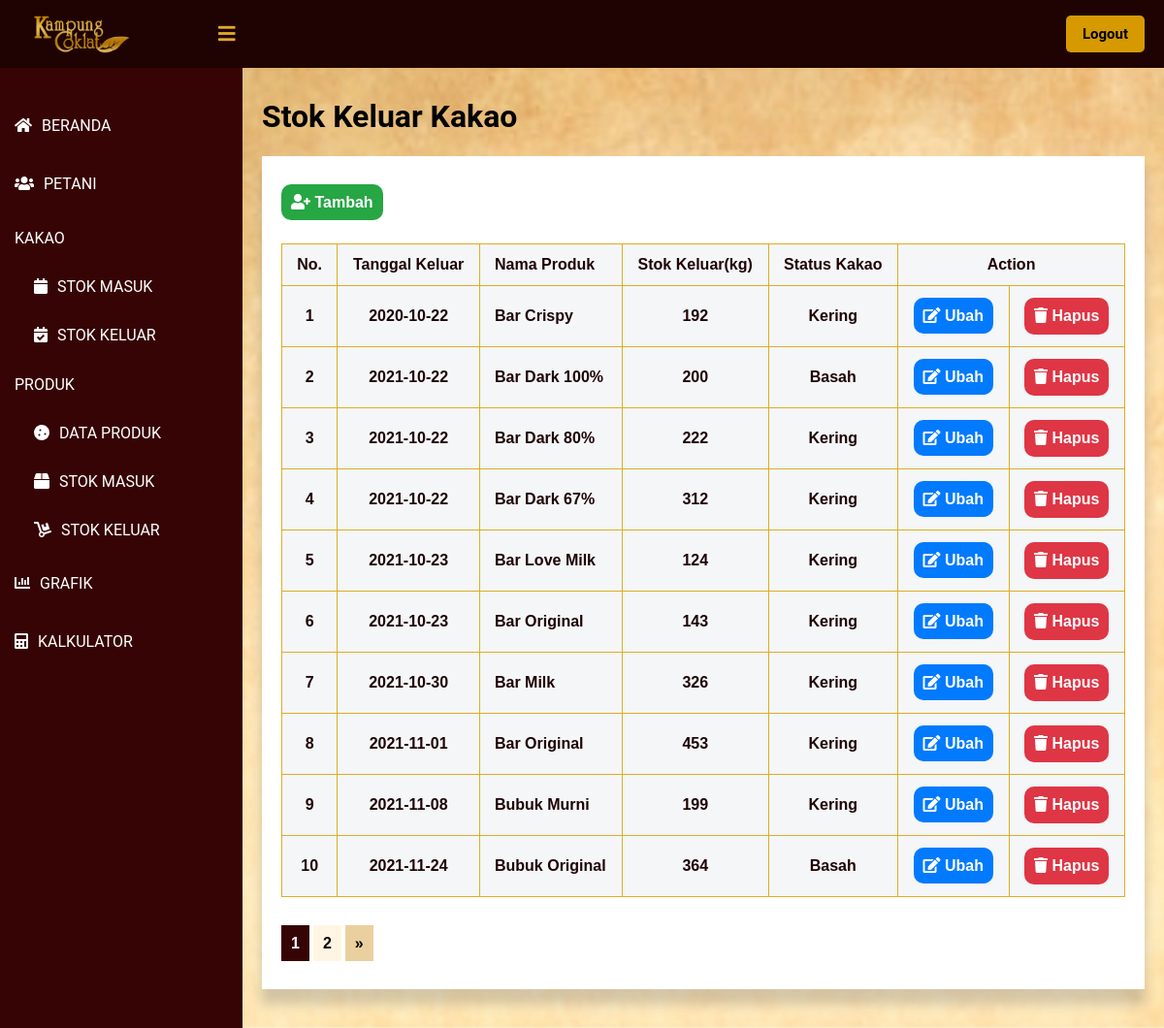
The app's page /public/lihat_SKK/1 (signed in) with its own data.
### tables this page shows
CREATE TABLE `stok_keluar_kakao` (
  `id_keluar_kakao` int(11) NOT NULL,
  `tanggal_keluar` timestamp NOT NULL DEFAULT current_timestamp(),
  `nama_produk` int(11) NOT NULL,
  `stok_keluar` int(11) NOT NULL,
  `status_kakao` int(11) NOT NULL
);

CREATE TABLE `produk` (
  `id_produk` int(11) NOT NULL,
  `nama_produk` varchar(30) NOT NULL,
  `berat_bersih` int(11) NOT NULL,
  `harga` int(11) NOT NULL,
  `produksi_kakao_kering` int(11) NOT NULL,
  `produksi_kakao_basah` int(11) NOT NULL
);

CREATE TABLE `kategori` (
  `id` int(11) NOT NULL,
  `nama_kategori` varchar(60) NOT NULL,
  `grup` varchar(60) NOT NULL
);

### app/core/Controller.php (called while the page is built, shortened)
<?php
class Controller {
    public function view($view, $data = [])
    {
        require_once   '../app/views/'.$view.'.php';
    }
}
?>

### app/controllers/Lihat_SKK.php (called while the page is built, shortened)
<?php
class Lihat_SKK extends Controller {
    public function index($page)
    {
        $id_user = $_SESSION['id'];
        $user = $this->model('User_model')->getUserById($id_user);
        $data['keluar_kakao'] = $this->model('SKK_model')->getList($page);
        $data['nama'] = $user['nama'];
        $this->view('lihat_SKK/index', $data);
    }
}
?>

### app/core/App.php (called while the page is built, shortened)
<?php
class App {
    protected $method = 'index';
    protected $params = [];
    public function __construct()
    {
        $url = $this->parseURL();
        if ( file_exists('../app/controllers/' . $url[0] . '.php') ) {
            unset($url[0]);
        }
        $this->controller = new $this->controller;
        if ( !empty($url) ) {
            $this->params = array_values($url);
        }
        call_user_func_array([$this->controller, $this->method], $this->params);
    }
    public function parseURL()
    {
        if ( isset($_GET['url']) ) {
            $url = rtrim($_GET['url'], '/');
            $url = filter_var($url, FILTER_SANITIZE_URL);
            $url = explode("/", $url);
            return $url;
        }
    }
}

### public/index.php (called while the page is built, shortened)
<?php
$app = new App;

### app/core/Database.php (called while the page is built, shortened)
<?php
class Database {
    private $host = DB_HOST;
    private $db_name = DB_NAME;
    private $dbh;
    private $stmt;
    public function __construct()
    {
        $dsn = 'mysql:host=' . $this->host . ';dbname=' . $this->db_name;
        try {
            $this->dbh = new PDO($dsn, 'root', '');
        } catch(PDOException $e) {
            die($e->getMessage());
        }
    }
    public function query($query)
    {
        $this->stmt = $this->dbh->prepare($query);
    }
    public function bind($param, $value, $type=null)
    {
        if ( is_null($type) ) {
            switch( true ) {
                default :
                    $type = PDO::PARAM_STR;
            }
        }
        $this->stmt->bindValue($param, $value, $type);
    }
    public function execute()
    {
        $this->stmt->execute();
    }
    public function resultSet()
    {
        $this->execute();
        return $this->stmt->fetchAll(PDO::FETCH_ASSOC);
    }
}

### app/models/SKK_model.php (called while the page is built, shortened)
<?php
class SKK_model {
    private $table = 'stok_keluar_kakao';
    private $db;
    public function __construct()
    {
        $this->db = new Database;
    }
    public function getList($page)
    {
        $data = [];
        $jumlahDataSetiapPage = 10;
        $this -> db -> query("SELECT stok_keluar_kakao.*, status_kakao.nama_kategori AS status_kakao, produk.nama_produk, DATE_FORMAT(tanggal_keluar, '%Y-%m-%d') AS tanggal_keluar FROM `" . $this->table . "` LEFT JOIN produk ON produk.id_produk = stok_keluar_kakao.nama_produk JOIN kategori AS status_kakao ON status_kakao.id = stok_keluar_kakao.status_kakao");
        $jumlahData = $this -> db -> resultSet();
        $jumlahData = count($jumlahData);
        $jumlahPage = ceil($jumlahData / $jumlahDataSetiapPage);
        $halamanSaatIni = ( isset($page) ) ? $page : 1;
        $dataPertama = ($jumlahDataSetiapPage * $halamanSaatIni) - $jumlahDataSetiapPage;
        $this -> db -> query("SELECT stok_keluar_kakao.*, status_kakao.nama_kategori AS status_kakao, produk.nama_produk, DATE_FORMAT(tanggal_keluar, '%Y-%m-%d') AS tanggal_keluar FROM `" . $this->table . "` LEFT JOIN produk ON produk.id_produk = stok_keluar_kakao.nama_produk JOIN kategori AS status_kakao ON status_kakao.id = stok_keluar_kakao.status_kakao LIMIT $dataPertama, $jumlahDataSetiapPage");
        $daftarData = $this -> db -> resultSet();
        $data['list_data'] = $daftarData;
        $data['halaman_saat_ini'] = $halamanSaatIni;
        $data['jumlah_halaman'] = $jumlahPage;
        return $data;
    }
}

### app/views/lihat_SKK/index.php (the view, shortened to what this page needs)
<!DOCTYPE html>
<html lang=”en”>
<head>
	<link href="<?= BASEURL ?>/css/melihat_petani.css" rel="stylesheet" type="text/css">
    <link rel="stylesheet" href="https://cdnjs.cloudflare.com/ajax/libs/font-awesome/5.12.1/css/all.min.css">
</head>
<body>
    <header>
        <label for="check">
            <i class="fas fa-bars" id="sidebar_btn"></i>
        </label>
        <div class="left_area">
            <img src="http://localhost/KampungCoklat/public/img/Logo-Daun.png">
        </div>
        <div class="right_area">
            <a href="<?= BASEURL ?>/logout" style="color: #000; margin-left: 10px;" class="logout_btn">Logout</a>
        </div>
    </header>
    <div class="sidebar">
        <a class="menu" href="<?= BASEURL ?>/beranda"><i class="fas fa-home"></i><span>BERANDA</span></a>
        <a class="menu" href="<?= BASEURL ?>/lihat_petani/1"><i class="fas fa-users"></i><span>PETANI</span></a>
        <p class="menu2">KAKAO</p>
        <a class="sub_menu" href="<?= BASEURL ?>/lihat_stok/1"><i class="fas fa-calendar"></i><span>STOK MASUK</span></a>
        <a class="sub_menu" href="<?= BASEURL ?>/lihat_SKK/1"><i class="fas fa-calendar-check"></i><span>STOK KELUAR</span></a>
        <p class="menu2">PRODUK</p>
        <a class="sub_menu" href="<?= BASEURL ?>/lihat_produk/1"><i class="fas fa-cookie"></i><span>DATA PRODUK</span></a>
        <a class="sub_menu" href="<?= BASEURL ?>/lihat_SMP/1"><i class="fas fa-box"></i><span>STOK MASUK</span></a>
        <a class="sub_menu" href="<?= BASEURL ?>/lihat_SKP/1"><i class="fas fa-dolly"></i><span>STOK KELUAR</span></a>
        <a class="menu" href="<?= BASEURL ?>/grafik/2021"><i class="fas fa-chart-bar"></i><span>GRAFIK</span></a>
        <a class="menu" href="<?= BASEURL ?>/kalkulator"><i class="fas fa-calculator"></i><span>KALKULATOR</span></a>
    </div>
    <div class="content">
        <div class="card">
            <h1>Stok Keluar Kakao</h1>
        </div>
        <div class="card_table">
            <div>
                <div class="card_table1">
                    <br><br>
                    <a href="<?= BASEURL ?>/tambah_SKK" class="tambah"><i class="fas fa-user-plus"></i><span> Tambah</span></a>
                </div>
                </div>
                <div class="card_table2">
                    <table class="tabelMahasiswa" width="60%">
                        <tr>
                            <th style="text-align: center;">No.</th>
                            <th style="text-align: center;">Tanggal Keluar</th>
                            <th>Nama Produk</th>
                            <th style="text-align: center;">Stok Keluar(kg)</th>
                            <th style="text-align: center;">Status Kakao</th>
                            <th colspan="2" style="text-align: center;">Action</th>
                        </tr>
                        <?php foreach ($data['keluar_kakao']['list_data'] as $key => $value) { ?>
                        <tr>
                            <th style="text-align: center;"><?= ($key + 1) ?></th>
                            <th style="text-align: center;"><?= $value['tanggal_keluar'] ?></th>
                            <th><?= $value['nama_produk'] ?></th>
                            <th style="text-align: center;"><?= $value['stok_keluar'] ?></th>
                            <th style="text-align: center;"><?= $value['status_kakao'] ?></th>
                            <th style = "text-align: center;">
                                <a class = 'edit' href = '<?= BASEURL;?>/ubah_SKK/<?= $value['id_keluar_kakao']?>'><i class="fas fa-edit"></i> Ubah</a>
                            </th>
                            <th style = "text-align: center;">
                                <form method="get" action="<?= BASEURL;?>/hapus_SKK/hapus/<?= $value['id_keluar_kakao']?>">
                                    <button style = "font-size: 16px; border: none;" type="submit" class="hapus" onclick="return confirm('Apakah anda yakin ingin menghapus data tersebut?');"><i class="fas fa-trash"></i> Hapus</button>
                                </form>
                            </th>
                        </tr>
                        <?php } ?>
                    </table>
                    <br>
                    <br>
                    <?php for($p = 1; $p <= $data['keluar_kakao']['jumlah_halaman']; $p++): ?>
                        <?php if($p == $data['keluar_kakao']['halaman_saat_ini']): ?>
                            <a href= "<?= BASEURL ?>/lihat_SKK/<?= $p; ?>" class = 'page_aktif'><?= $p; ?></a>
                        <?php else: ?>
                            <a href= "<?= BASEURL ?>/lihat_SKK/<?= $p; ?>"  class = 'page'><?= $p; ?></a>
                        <?php endif; ?>
                    <?php endfor; ?>
                    <?php if($data['keluar_kakao']['halaman_saat_ini'] < $data['keluar_kakao']['jumlah_halaman']): ?>
                        <a href = "<?= BASEURL ?>/lihat_SKK/<?= $data['keluar_kakao']['halaman_saat_ini'] + 1; ?>"  class = 'pageLebih'>&raquo;</a>
                    <?php endif; ?>
                    <br>
                    <br>
                    <br>
                </div>
            </div>
        </div>
</body>
</html>

### public/css/melihat_petani.css (style rules this page uses)
body { margin: 0; padding: 0; font-family: "Roboto", sans-serif; }
header { z-index: 1; position: fixed; background: #1f0303; padding: 20px; width: calc(100% - 0%); top: 0; height: 30px; }
.left_area img { width: 120px; margin-top: -15px; }
.logout_btn { padding-left: 17px; padding-right: 17px; padding-bottom: 10px; padding-top: 10px; background: #d69a00; text-decoration: none; float: right; margin-top: -60px; margin-right: 40px; border-radius: 5px; font-size: 15px; font-weight: 600; color: #360405; transition: 0.5s; transition-property: background; }
.sidebar { z-index: 1; top: 0; background: #360405; margin-top: 70px; padding-top: 30px; position: fixed; left: 0; width: 250px; height: calc(100% - 9%); transition: 0.5s; transition-property: left; overflow-y: auto; }
.menu { color: #fff; display: block; width: 100%; line-height: 60px; text-decoration: none; padding-left: 15px; box-sizing: border-box; transition: 0.5s; transition-property: background; }
.menu2 { color: #fff; display: block; width: 100%; text-decoration: none; padding-left: 15px; box-sizing: border-box; transition: 0.5s; transition-property: background; }
.sub_menu { color: #fff; display: block; width: 100%; line-height: 50px; text-decoration: none; padding-left: 35px; box-sizing: border-box; transition: 0.5s; transition-property: background; }
.sidebar i { padding-right: 10px; }
label #sidebar_btn { z-index: 1; color: #e0ac26; position: fixed; cursor: pointer; left: 225px; font-size: 20px; margin: 5px 0; transition: 0.5s; transition-property: color; }
.content { background: url('http://localhost/KampungCoklat/public/img/bg.jpg'); background-position: center; background-size: cover; height: auto; transition: 0.5s; width: (100% - 250px); margin-top: 60px; padding: 20px; margin-left: 250px; }
.content .card_table { box-shadow: 0 19px 38px rgba(255, 255, 255, 0.3), 0 15px 12px rgba(0,0,0,0.22); background-color: #fff; }
.tabelMahasiswa { margin-top: 10px; font-family: Arial; border-collapse: collapse; width: 100%; }
.content .card_table1 { margin: 20px; height: 50px; }
.content .card_table2 { margin-top: 40px; margin-left: 20px; margin-bottom: 20px; margin-right: 20px; }
.tambah { cursor: crosshair; text-decoration: none; background-color: #27a644; padding: 10px 10px; text-align: center; border-radius: 10px; font-family: Arial; font-weight: bold; color: white; }
.edit { text-decoration: none; background-color: #017afe; padding: 10px 10px; text-align: center; border-radius: 10px; font-family: Arial; font-weight: bold; color: white; cursor: pointer; }
.pageLebih { text-decoration: none; background-color: #e9d09e; padding: 10px 10px; text-align: center; font-family: Arial; font-weight: bold; color: black; }
.page { text-decoration: none; background-color: #fff5e2; padding: 10px 10px; text-align: center; font-family: Arial; font-weight: bold; color: black; }
.page_aktif { text-decoration: none; background-color: #360405; padding: 10px 10px; text-align: center; font-family: Arial; font-weight: bold; color: white; font-weight: bold; }
.hapus { text-decoration: none; background-color: #de3645; padding: 10px 10px; text-align: center; border-radius: 10px; font-family: Arial; font-weight: bold; color: white; cursor: pointer; }
td, th { border: 1px solid #e0ac26; padding: 15px; }
tr:nth-child(even) { background-color: #747677; }
th { padding-top: 12px; padding-bottom: 12px; text-align: left; background-color: #f4f6f8; color: #1f0303; }

### records on screen
stok_keluar_kakao: tanggal_keluar "2020-10-22", nama_produk.nama_produk "Bar Crispy", stok_keluar "192", kategori.nama_kategori "Kering"
stok_keluar_kakao: tanggal_keluar "2021-10-22", nama_produk.nama_produk "Bar Dark 100%", stok_keluar "200", kategori.nama_kategori "Basah"
stok_keluar_kakao: tanggal_keluar "2021-10-22", nama_produk.nama_produk "Bar Dark 80%", stok_keluar "222", kategori.nama_kategori "Kering"
stok_keluar_kakao: tanggal_keluar "2021-10-22", nama_produk.nama_produk "Bar Dark 67%", stok_keluar "312", kategori.nama_kategori "Kering"
stok_keluar_kakao: tanggal_keluar "2021-10-23", nama_produk.nama_produk "Bar Love Milk", stok_keluar "124", kategori.nama_kategori "Kering"
stok_keluar_kakao: tanggal_keluar "2021-10-23", nama_produk.nama_produk "Bar Original", stok_keluar "143", kategori.nama_kategori "Kering"
stok_keluar_kakao: tanggal_keluar "2021-10-30", nama_produk.nama_produk "Bar Milk", stok_keluar "326", kategori.nama_kategori "Kering"
stok_keluar_kakao: tanggal_keluar "2021-11-01", nama_produk.nama_produk "Bar Original", stok_keluar "453", kategori.nama_kategori "Kering"
stok_keluar_kakao: tanggal_keluar "2021-11-08", nama_produk.nama_produk "Bubuk Murni", stok_keluar "199", kategori.nama_kategori "Kering"
stok_keluar_kakao: tanggal_keluar "2021-11-24", nama_produk.nama_produk "Bubuk Original", stok_keluar "364", kategori.nama_kategori "Basah"
